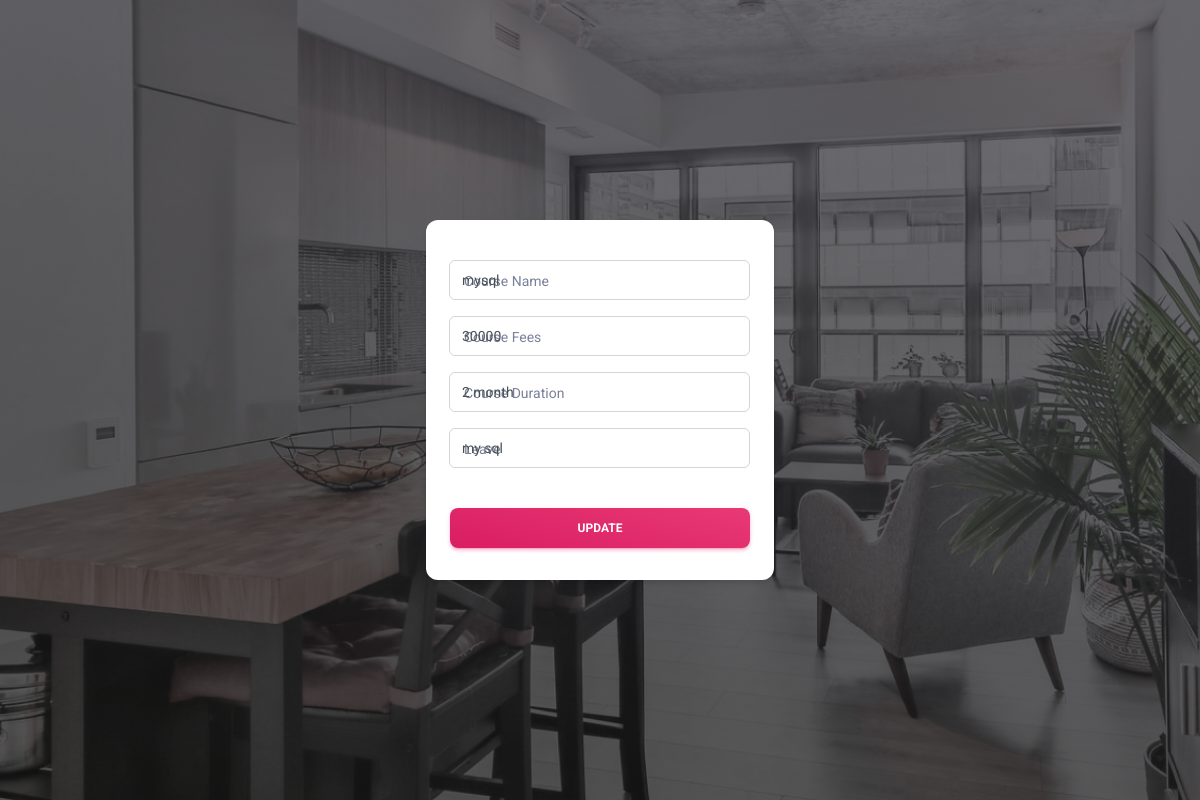
Screenshot of /update_view/1/ with the database file from the repository.
### app/models.py (models this page shows)
class Course(models.Model):
    coursename = models.CharField(max_length=200)
    coursefees=models.IntegerField()
    courseduration=models.CharField(max_length=100)
    coursetextbox=models.TextField()

### app/views.py (the view)
# urls.py: path('update_view/<int:uid>/',views.update_view, name='Updatecourse'),
def update_view(request, uid):
    res = Course.objects.get(id=uid)
    return render(request, 'updatecourse.html', {'course': res,})

### app/templates/updatecourse.html (shortened to what this page needs)
{% load static %}
<!DOCTYPE html>
<html lang="en">
<head>
   <link href="{% static 'css/nucleo-icons.css' %}" rel="stylesheet" />
   <link href="{% static 'css/nucleo-svg.css' %}" rel="stylesheet" />
   <link id="pagestyle" href="{% static 'css/material-dashboard.css' %}" rel="stylesheet" />
</head>
  <main class="main-content  mt-0">
    <div class="page-header align-items-start min-vh-100" style="background-image: url('{% static 'img/bg-smart-home-1.jpg' %}');">
      <div class="container my-auto">
        <div class="row">
          <div class="col-lg-4 col-md-8 col-12 mx-auto">
            <div class="card z-index-0 fadeIn3 fadeInBottom">
              <div class="card-body">
                <form role="form" method="POST" action="/updatecourse/">
                  <div class="input-group input-group-outline my-3">
                    <label class="form-label">Course Name</label>
                    <input type="text" class="form-control" name='name' value="{{course.coursename}}">
                  </div>
                  <div class="input-group input-group-outline my-3">
                    <label class="form-label">Course Fees</label>
                    <input type="number" class="form-control" name='fees' value="{{course.coursefees}}">
                  </div>
                  <div class="input-group input-group-outline mb-3">
                    <label class="form-label">Course Duration</label>
                    <input type="text" class="form-control" name="duration" value="{{course.courseduration}}">
                  </div>
                  <div class="input-group input-group-outline mb-3">
                    <label class="form-label">Leave</label>
                    <input type="text" class="form-control" name="comment" value="{{course.coursetextbox}}">
                  </div>
                  <div class="text-center" >
                    <button type="submit" class="btn bg-gradient-primary w-100 my-4 mb-2" >Update</button>
                  </div>
                </form>
              </div>
            </div>
          </div>
        </div>
      </div>
    </div>
  </main>
</body>
</html>

### rows the page displays
Course: name "mysql", fees "30000", duration "2 month", comment "my sql"
